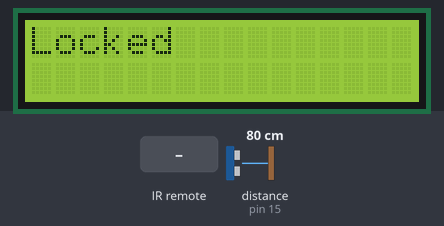
This sketch was run on a simulated Arduino Uno, built with avr-gcc and run on an emulated ATmega328P. On the bench: 16×2 character LCD. Wiring (inferred from the names in the program): ultrasonic range finder: trigger pin 16; echo pin 15. The inputs (shaded band) are chosen by the test bench; at power-on: distance to the obstacle (sensor on pin 15) 80 cm. The echo pulse lasts 58.3 µs per cm; the modem accepts every AT command (registered, SIM ready, sends succeed) and sends nothing else; what the sketch prints to the serial monitor is not drawn.

Above: at 4.5 s.
4.6 s: distance to the obstacle (sensor on pin 15) set to 23 cm
7.0 s: distance to the obstacle (sensor on pin 15) set to 18 cm
At 8.2 s:
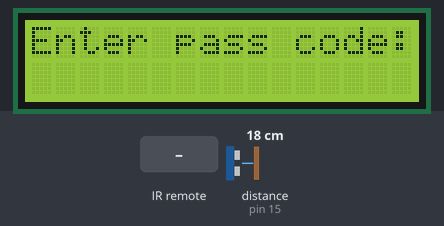
8.5 s: infrared code 0xFF6897 received
At 9.3 s:
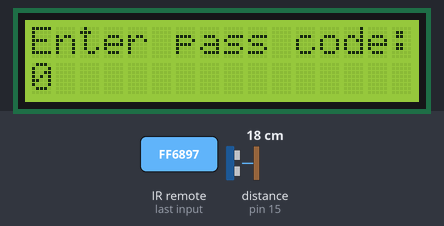
10.0 s: infrared code 0xFF30CF received
At 10.5 s:
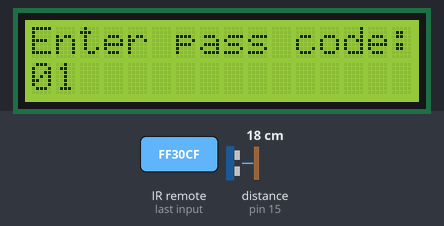
13.0 s: distance to the obstacle (sensor on pin 15) set to 35 cm
At 14.0 s:
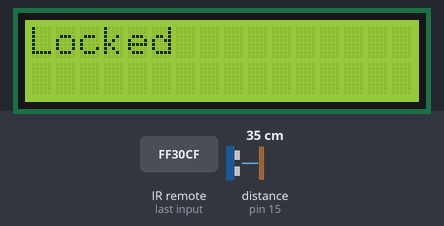
Timing chart, 0 to 15.5 s (numbered marks = the images above; inputs shaded):
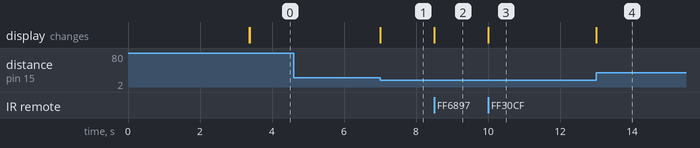

Measured:
- the behaviour switches between 21 and 20 cm on distance to the obstacle (sensor on pin 15) (found by bisection; images 0 and 1)
- after the input at 4.6 s, every drawn part: stays the same
- after the input at 7.0 s, the display: changes at once (image 1)
- after the input at 8.5 s, the display: changes at once (image 2)
- after the input at 10.0 s, the display: changes at once (image 3)
- after the input at 13.0 s, the display: changes at once (image 4)

The sketch:

IR_control.ino.ino
```cpp
#include "IRremote.h"
#include <LiquidCrystal.h>
#include <SoftwareSerial.h>

SoftwareSerial wifiSerial(9, 8);


const int trigPin = 16;
const int echoPin = 15;

int receiver = 14;
IRrecv irrecv(receiver);
decode_results results;


LiquidCrystal lcd(12, 11, 5, 4, 3, 2);

String secretCode = "1111";
String prCode = "";
bool checkP = true;
bool checkA = false;
bool checkD = false;
bool checkC = false;


void getWifiResponse() {
  delay(100);
  String r = "";
  while (wifiSerial.available() > 0) {
    r += wifiSerial.readString();
  }
  Serial.print(r);
}

void setup() {
  Serial.begin(115200);
  wifiSerial.begin(115200);
  wifiSerial.println("AT");
  getWifiResponse();
  wifiSerial.println("AT+CIPMUX=0");
  getWifiResponse();
  wifiSerial.println("AT+CIPSTART=\"TCP\",\"192.168.43.18\",2222");
  getWifiResponse();
  pinMode(trigPin, OUTPUT);
  pinMode(echoPin, INPUT);
  lcd.begin(16, 2);

  irrecv.enableIRIn();
}

int duration;
int distanceCm;

void loop() {
  while (Serial.available() > 0) {
    wifiSerial.print((char)Serial.read());
  }
  while (wifiSerial.available() > 0) {
    Serial.print((char)wifiSerial.read());
  }


  digitalWrite(trigPin, LOW);
  delayMicroseconds(2);
  digitalWrite(trigPin, HIGH);
  delayMicroseconds(10);
  digitalWrite(trigPin, LOW);
  duration = pulseIn(echoPin, HIGH);
  distanceCm = duration * 0.034 / 2;


  if (distanceCm < 20 && !checkP) {
    lcd.clear();
    lcd.print("Enter pass code: ");
    checkP = true;
  }
  if (distanceCm > 20 && checkP) {
    lcd.clear();
    lcd.print("Locked");
    checkP = false;
    checkA = false;
    checkC = false;
    prCode = "";
    wifiSerial.println("AT+CIPSEND=3");
    getWifiResponse();
    wifiSerial.println("1");
    getWifiResponse();
    //myservo.write(180);
  }


  if ( irrecv.decode( &results ) && checkP && !checkA) {
    if (results.value == 0xFFE01F) {
      //VOL-
      prCode = prCode.substring(0, prCode.length() - 1);
    }
    if (results.value == 0xFF906F) {
      //EQ
      prCode = "";
    }
    if (results.value == 0xFF6897) {
      prCode += 0;
    }
    if (results.value == 0xFF30CF) {
      prCode += 1;
    }
    if (results.value == 0xFF18E7) {
      prCode += 2;
    }
    if (results.value == 0xFF7A85) {
      prCode += 3;
    }
    if (results.value == 0xFF10EF) {
      prCode += 4;
    }
    if (results.value == 0xFF38C7) {
      prCode += 5;
    }
    if (results.value == 0xFF5AA5) {
      prCode += 6;
    }
    if (results.value == 0xFF42BD) {
      prCode += 7;
    }
    if (results.value == 0xFF4AB5) {
      prCode += 8;
    }
    if (results.value == 0xFF52AD) {
      prCode += 9;
    }

    if (!checkC) {
      lcd.clear();
      lcd.print("Enter pass code: ");
      lcd.setCursor(0, 1);
      lcd.print(prCode);
    }
    else {
      lcd.clear();
      lcd.print("Enter new pass:");
      lcd.setCursor(0, 1);
      lcd.print(prCode);
    }

    if (results.value == 0xFFC23D) {
      //>||
      if (!checkC) {
        checkA = true;
        if (prCode == secretCode) {
          lcd.clear();
          lcd.print("Access granted!");
          wifiSerial.println("AT+CIPSEND=3");
          getWifiResponse();
          wifiSerial.println("2");
          getWifiResponse();
          //myservo.write(90);
        }
        else {
          lcd.clear();
          lcd.print("Access denied!");
          checkD = true;
        }
      }
      else {
        checkA = true;
        if (prCode.length() > 7 && prCode.length() < 17) {
          lcd.clear();
          lcd.print("Your pass changed!");
          secretCode = prCode;
        }
        else {
          lcd.clear();
          lcd.print("min 8 and max 16");
          checkD = true;
        }
      }
    }
    irrecv.resume();
  }

  if ( irrecv.decode( &results ) && checkP) {
    if (results.value == 0xFF629D && checkA) {
      //CH
      checkC = true;
      checkA = false;

      prCode = "";
    }
    if (results.value == 0xFFA857 && checkD) {
      //VOL+
      prCode = "";
      checkA = false;
      checkD = false;
    }

    irrecv.resume();
  }
}
```
